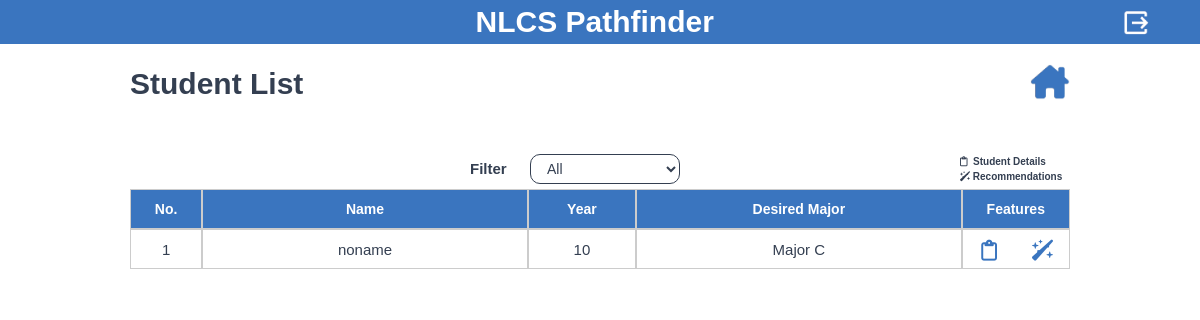
/counselor-checkstudents/0/ (signed in), run on an earlier commit of the app's database.
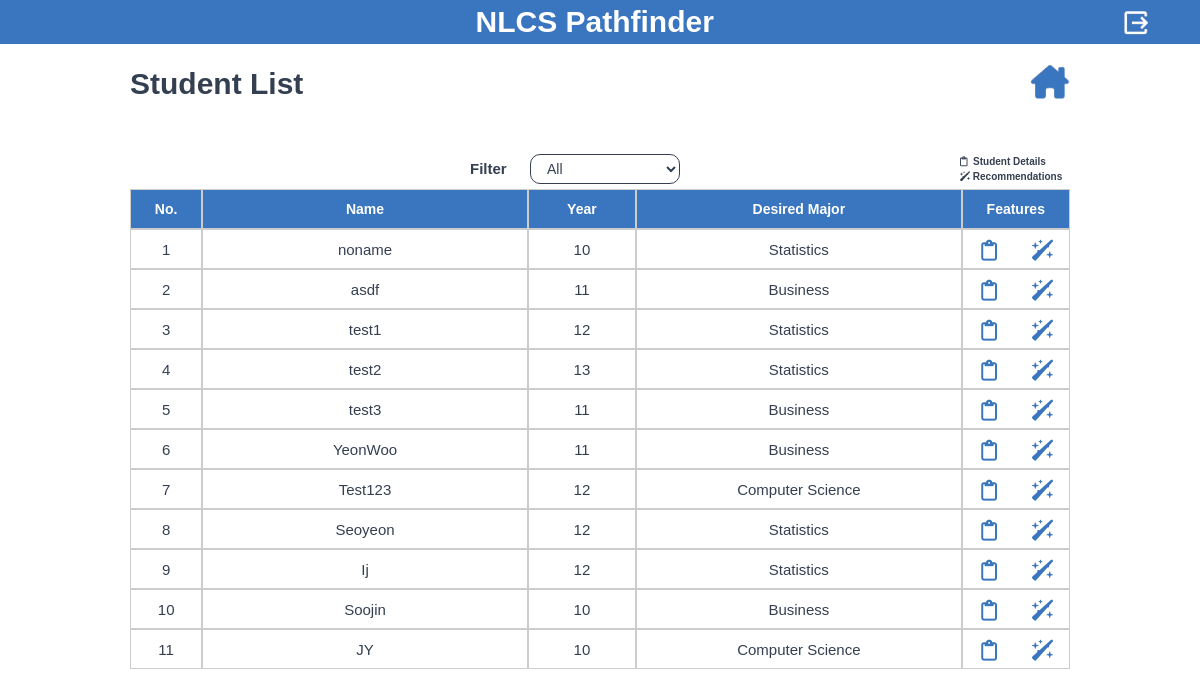
And on a later commit of the database.
### student/models.py (models this page shows, shortened)
class Student(models.Model):
    GRADE_CHOICES = [
        (10, 'Year 10'),
        (11, 'Year 11'),
        (12, 'Year 12'),
        (13, 'Year 13'),
    ]
    name = models.TextField(max_length=60, default="noname")
    grade = models.IntegerField(choices=GRADE_CHOICES)
    university = models.ForeignKey(University, on_delete=models.CASCADE, default=None)
    major = models.ForeignKey(Major, on_delete=models.CASCADE)
    ib_subject = models.TextField(max_length=60, null=True)
    ib_ia_title = models.TextField(max_length=250, null=True)
    strength = models.TextField(max_length=5000, null=True)
    weakness = models.TextField(max_length=5000, null=True)
    recommendation = models.TextField(max_length=5000, null=True)
    is_active = models.BooleanField(default=True)

### manager/models.py (models this page shows)
class Major(models.Model):
    name = models.CharField(max_length=50)
    def __str__(self):
        return self.name

### counselor/views.py (the view)
# urls.py: path('counselor-checkstudents/<int:year>/', views.counselor_checkstudents, name='counselor-checkstudents'),
@login_required
def counselor_checkstudents(request, year):
    students = Student.objects.all()
    if year==0:
        pass
    else:
        students = Student.objects.filter(grade=year).order_by('pk')
    context ={
        'students' : students,
        'year': year,
        'year_list': [0, 10, 11, 12, 13],
    }
    return render(request, 'counselor_studentlist.html', context)

### counselor/templates/counselor_studentlist.html (shortened to what this page needs)
<!DOCTYPE html>
<html data-wf-page="660591289757c4fecd01eb71" data-wf-site="65dae9a8aed2bddc7d4faf42">
<head>
   {% load static %}
  <link href="{% static 'css/normalize.css' %}" rel="stylesheet" type="text/css">
  <link href="{% static 'css/webflow.css' %}" rel="stylesheet" type="text/css">
  <link href="{% static 'css/2024-ia-gyumin.webflow.css' %}" rel="stylesheet" type="text/css">
</head>
<body class="body">
<form method="POST">
  <section class="sectionmaintitle sectionheader sectionheaderlogout">
    <h1 class="headingmaintitle">                NLCS Pathfinder</h1>
    <div id="w-node-_7faeb067-fd85-4e07-d92f-56174e8bb518-889d31a9" class="divblocklogoutbuttonwrap">
      <a href="{% url 'counselor-logout' %}" style="text-decoration:none"><img class="img-fluid" src="{% static 'img/logout.png' %}" alt="Logo"></a>
    </div>
  </section>
  <section class="section-2">
    <div class="w-layout-blockcontainer containerstdregheader w-container">
      <div class="divstdregessentialheader">
        <div id="w-node-f18b932d-7f52-d60e-bbf3-5157eddd1049-cd01eb71" class="divstdregheaderleft">
          <h1 class="headingstdregheaderleft">Student List</h1>
        </div>
        <div id="w-node-_99867401-9b1f-be79-e3d1-4157feefab60-cd01eb71" class="divstdregheaderright">
          <a class="divhousebutton" href="{% url 'counselor-main' %}" style="text-decoration:none"><img class="img-fluid" src="{% static 'img/home.png' %}" alt="Logo"></a>
        </div>
      </div>
    </div>
    <div class="w-layout-blockcontainer containercslstdlistfilter w-container">
      <div class="divblockcslstdlistfiltertotalgrid">
        <div id="w-node-_04b2b2d0-868f-9733-91e6-02bd12764990-cd01eb71" class="divblockcslstdlistfiltergrid">
          <h1 id="w-node-aecbbcb3-fbd4-3d55-dbd3-b318bce0ad78-cd01eb71" class="headingcslstdlistfiltertext">Filter</h1>
          <div id="w-node-a5bcddf1-e770-0d01-22b5-c6b245a3a033-c13b438c" class="divblockcslstdlistfilterselection">
          <div class="form-block w-form">
            <form id="email-form" name="email-form" data-name="Email Form" method="get" data-wf-page-id="65db4546ff2046f1c13b438c" data-wf-element-id="62d8a4b0-fd6a-edcc-e17c-18945199994b">
              <select id="field" name="field" data-name="Field" onchange="this.options[this.selectedIndex].value && (window.location = this.options[this.selectedIndex].value);" class="selectfieldstdlistfilter w-select">
                {% for y in year_list %}
                {% if y == year %}
                {% if y == 0 %}
                <option value="{% url 'counselor-checkstudents' 0 %}" selected>All</option>
                {% else %}
                <option value="{% url 'counselor-checkstudents' y %}" selected>Year {{ y }}</option>
                {% endif %}
                {% else %}
                {% if y == 0 %}
                <option value="{% url 'counselor-checkstudents' 0 %}">All</option>
                {% else %}
                <option value="{% url 'counselor-checkstudents' y %}">Year {{ y }}</option>
                {% endif %}
                {% endif %}
                {% endfor %}
              </select>
            </form>
          </div>
        </div>
        </div>
        <div id="w-node-b5251225-6926-9fda-2a61-a21aa34179a1-cd01eb71" class="divblockcslstdlistfeaturesgrid">
          <div id="w-node-eb4dac6e-d2b9-126b-00b2-683c0e990921-cd01eb71" class="divblockcslstdlistfeaturestext">
            <h1 class="headingcslstdlistfeatures"><i class="fa-regular fa-clipboard"></i>  Student Details</h1>
          </div>
          <div id="w-node-_29df38e5-fea7-7f0f-6469-0d83d338f040-cd01eb71" class="divblockcslstdlistfeaturestext">
            <h1 class="headingcslstdlistfeatures"><i class="fa-solid fa-wand-sparkles"></i> Recommendations</h1>
          </div>
        </div>
      </div>
    </div>
    <div class="w-layout-blockcontainer containercslstdlist w-container">
      <div class="divcslstdlisttable">
        <div id="w-node-cf370158-e546-3441-ffe0-6c4fa484b8b1-cd01eb71" class="divtablestdlistheader">No.</div>
        <div id="w-node-e06b81cd-ba85-55b8-9b0d-b3d87825d772-cd01eb71" class="divtablestdlistheader">Name</div>
        <div id="w-node-bb5e6395-51e4-5298-146c-524bc37f5fd3-cd01eb71" class="divtablestdlistheader">Year</div>
        <div id="w-node-bb5e6395-51e4-5298-146c-524bc37f5fd3-cd01eb72" class="divtablestdlistheader">Desired Major</div>
        <div id="w-node-_41e9e996-4989-9903-5743-0cad7c0a8549-cd01eb71" class="divtablestdlistheader">Features</div>
        {% for student in students %}
        <div id="w-node-_179c3a27-b557-71e4-c74d-f36f7d2376ff-cd01eb71" class="divcslstddetailstabledata">
          <h1 class="headingcsltableuserlistdata">{{ forloop.counter }}</h1>
        </div>
        <div id="w-node-_5197f733-7904-6cc7-9ecc-baf557ef89ba-cd01eb71" class="divcslstddetailstabledata">
          <h1 class="headingcsltableuserlistdata">{{ student.name }}</h1>
        </div>
        <div id="w-node-_2a811ce6-2efa-3a34-5816-e5649499b8b6-cd01eb71" class="divcslstddetailstabledata">
          <h1 class="headingcsltableuserlistdata">{{ student.grade }}</h1>
        </div>
        <div id="w-node-_2a811ce6-2efa-3a34-5816-e5649499b8b6-cd01eb72" class="divcslstddetailstabledata">
          <h1 class="headingcsltableuserlistdata">{{ student.major }}</h1>
        </div>
        <div id="w-node-_573c2063-d6c8-ff47-7c7c-58a188843c20-cd01eb71" class="divcsltablestdlistdatafeature">
          <div id="w-node-_3e8801d4-8715-003d-5414-e7dd378048ea-cd01eb71" class="divblockstdlistfeaturesicon">
            <a class="divhousebutton" href="{% url 'counselor-checkdetails' student.id %}" style="text-decoration:none" >
            </a>
          </div>
          <div id="w-node-_50fd79fd-8824-1102-39d9-1b80c9a35d81-cd01eb71" class="divblockstdlistfeaturesicon">
            <a class="divhousebutton" href="{% url 'counselor-studdashboarddetail' student.id %}" style="text-decoration:none" >
            </a>
          </div>
        </div>
        {% endfor %}
      </div>
    </div>
  </section>
</form>
</body>
</html>

### static/css/webflow.css (style rules this page uses)
* { -webkit-box-sizing: border-box; -moz-box-sizing: border-box; box-sizing: border-box; }
html { height: 100%; }
body { margin: 0; min-height: 100%; background-color: #fff; font-family: Arial, sans-serif; font-size: 14px; line-height: 20px; color: #333; }
img { max-width: 100%; vertical-align: middle; display: inline-block; }
h1, h2, h3, h4, h5, h6 { font-weight: bold; margin-bottom: 10px; }
h1 { font-size: 38px; line-height: 44px; margin-top: 20px; }
.w-form { margin: 0 0 15px; }
.w-input, .w-select { display: block; width: 100%; height: 38px; padding: 8px 12px; margin-bottom: 10px; font-size: 14px; line-height: 1.42857143; color: #333333; vertical-align: middle; background-color: #ffffff; border: 1px solid #cccccc; }
.w-select { background-color: #f3f3f3; }
.w-container { margin-left: auto; margin-right: auto; max-width: 940px; }
.w-container:before, .w-container:after { content: " "; display: table; grid-column-start: 1; grid-row-start: 1; grid-column-end: 2; grid-row-end: 2; }
.w-container:after { clear: both; }

What changed in the data, as far as the page shows it:
changed through a linked row, Student "noname": major "Major C" → "Statistics"
added Student: name "asdf", grade "11", major "Business"
added Student: name "test1", grade "12", major "Statistics"
added Student: name "test2", grade "13", major "Statistics"
added Student: name "test3", grade "11", major "Business"
added Student: name "YeonWoo", grade "11", major "Business"
added Student: name "Test123", grade "12", major "Computer Science"
added Student: name "Seoyeon", grade "12", major "Statistics"
added Student: name "Ij", grade "12", major "Statistics"
added Student: name "Soojin", grade "10", major "Business"
added Student: name "JY", grade "10", major "Computer Science"
